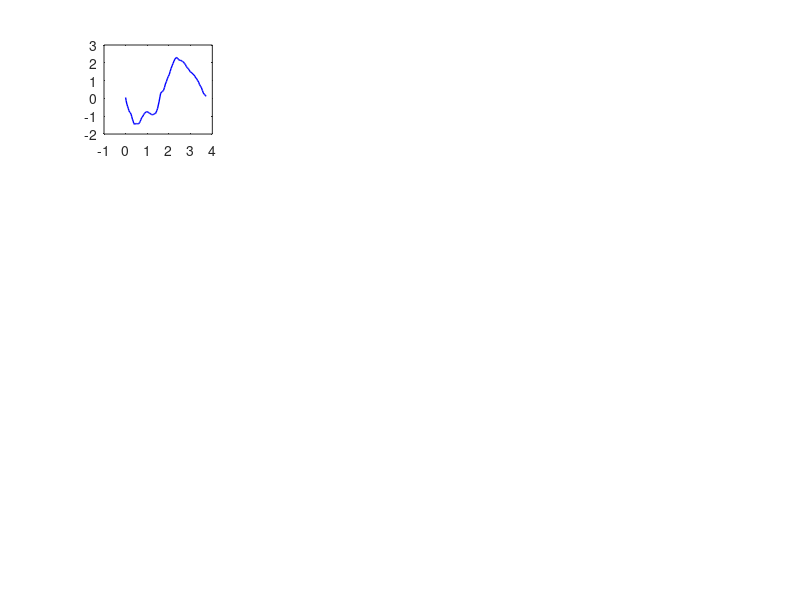

The MATLAB source for this figure: (Note: this script raises an error after producing the figure.)
close all; clear all; clc
atWork = 0;
print_on = 1;

colorBlue = '#0000FF';
colorRed = '#FF0000';
colorBlack = '#000000';
colorGreen = '#009A17';
colorOrange = '#FF6600';
pt = 1.0;
FS = 8;

%% Plot Setup:
if atWork == 1
    figPos1 = [-1900, 100, 600, 700]; % Work
    figPos2 = [-1250, 400, 600, 600];
    figPos3 = [-600, 400, 600, 600];
    figPos4 = [-1900, 100, 600, 600];
    figPos5 = [-1250, 100, 600, 600];
    figPos6 = [-600, 100, 600, 300];
else
    figPos1 = [-1900, 150, 600, 700]; % Home
    figPos2 = [-1250, 500, 600, 600];
    figPos3 = [-600, 500, 600, 600];
    figPos4 = [-1900, 150, 600, 600];
    figPos5 = [-1250, 150, 600, 600];
    figPos6 = [-600, 150, 600, 300];
end

%%
load young_results.mat
load old_results.mat
load FL_results.mat
load NFL_results.mat

youngIndex = 3;
oldIndex = 4;
NFLIndex = 3;
FLIndex = 2;

tlim = [0 4];
qlim = [-1.5 1.5];
young.index = 2;
old.index = 2;
NFL.index = 2;
FL.index = 2;
young.work = young.work_resistance_dV_Array;
old.work = old.work_resistance_dV_Array;
NFL.work = NFL.work_resistance_dV_Array;
FL.work = FL.work_resistance_dV_Array;

%%
figure('Position',figPos1)
% young
subplot(4,4,1)
plot(young.time,young.pressure(young.index,:),'Color',colorBlue,'Linewidth',pt,'Linestyle','-'); hold on
plot(young.time(1:young.exp_point(young.index)-1),young.Peff_Array{1, young.index},'Color',colorRed,'Linewidth',pt,'Linestyle','-.')
plot(young.time,-young.R1insp(young.index)*young.flow(young.index,:),'Color',colorBlack,'Linewidth',pt,'Linestyle','--')
plot(young.time(young.exp_point(young.index):end),-young.resistance(young.index,young.exp_point(young.index):end).*young.flow(young.index,young.exp_point(young.index):end),'Color',colorRed,'Linewidth',pt,'Linestyle','--')
xlabel('t (s)')
ylabel('P (cmH_2O)')
leg1 = legend('P_{alv}','P_{eff}','R_{1,insp} Q','R_{2} \Phi Q','FontSize',12,...
    'Orientation','horizontal');
legend boxoff
leg1.Position(1:2) = [.28 .24];
xlim(tlim)
ylim([-15 15])
grid on
set(gca,'FontSize',FS);
subplot(4,4,5)
plot(young.time,young.flow(young.index,:),'Color',colorBlue,'Linewidth',pt,'Linestyle','-'); hold on
xlabel('t (s)')
ylabel('Q (L/s)')
xlim(tlim)
ylim(qlim)
grid on
set(gca,'FontSize',FS);
subplot(4,4,9)
plot(young.time,young.volume(young.index,:),'Color',colorGreen,'Linewidth',pt,'Linestyle','-'); hold on
xlabel('t (s)')
ylabel('V (L/s)')
xlim(tlim)
ylim([0 1.8])
grid on
set(gca,'FontSize',FS);

% old
subplot(4,4,2)
plot(old.time,old.pressure(old.index,:),'Color',colorBlue,'Linewidth',pt,'Linestyle','-'); hold on
plot(old.time(1:old.exp_point(old.index)-1),old.Peff_Array{1, old.index},'Color',colorRed,'Linewidth',pt,'Linestyle','-.')
plot(old.time,-old.R1insp(old.index)*old.flow(old.index,:),'Color',colorBlack,'Linewidth',pt,'Linestyle','--')
plot(old.time(old.exp_point(old.index):end),-old.resistance(old.index,old.exp_point(old.index):end).*old.flow(old.index,old.exp_point(old.index):end),'Color',colorRed,'Linewidth',pt,'Linestyle','--')
xlabel('t (s)')
ylabel('P (cmH_2O)')
xlim(tlim)
ylim([-15 15])
grid on
set(gca,'FontSize',FS);
subplot(4,4,6)
plot(old.time,old.flow(old.index,:),'Color',colorBlue,'Linewidth',pt,'Linestyle','-'); hold on
xlabel('t (s)')
ylabel('Q (L/s)')
xlim(tlim)
ylim(qlim)
grid on
set(gca,'FontSize',FS);
subplot(4,4,10)
plot(old.time,old.volume(old.index,:),'Color',colorGreen,'Linewidth',pt,'Linestyle','-'); hold on
xlabel('t (s)')
ylabel('V (L/s)')
xlim(tlim)
ylim([0 1.8])
grid on
set(gca,'FontSize',FS);


% NFL
subplot(4,4,3)
plot(NFL.time,NFL.pressure(NFL.index,:),'Color',colorBlue,'Linewidth',pt,'Linestyle','-'); hold on
plot(NFL.time(1:NFL.exp_point(NFL.index)-1),NFL.Peff_Array{1, NFL.index},'Color',colorRed,'Linewidth',pt,'Linestyle','-.')
plot(NFL.time,-NFL.R1insp(NFL.index)*NFL.flow(NFL.index,:),'Color',colorBlack,'Linewidth',pt,'Linestyle','--')
plot(NFL.time(NFL.exp_point(NFL.index):end),-NFL.resistance(NFL.index,NFL.exp_point(NFL.index):end).*NFL.flow(NFL.index,NFL.exp_point(NFL.index):end),'Color',colorRed,'Linewidth',pt,'Linestyle','--')
xlabel('t (s)')
ylabel('P_{alv} (cmH_2O)')
xlim(tlim)
ylim([-15 15])
grid on
set(gca,'FontSize',FS);
subplot(4,4,7)
plot(NFL.time,NFL.flow(NFL.index,:),'Color',colorBlue,'Linewidth',pt,'Linestyle','-'); hold on
xlabel('t (s)')
ylabel('Q (L/s)')
xlim(tlim)
ylim(qlim)
grid on
set(gca,'FontSize',FS);
subplot(4,4,11)
plot(NFL.time,NFL.volume(NFL.index,:),'Color',colorGreen,'Linewidth',pt,'Linestyle','-'); hold on
xlabel('t (s)')
ylabel('V (L/s)')
xlim(tlim)
ylim([0 1.8])
grid on
set(gca,'FontSize',FS);


% FL
subplot(4,4,4)
plot(FL.time,FL.pressure(FL.index,:),'Color',colorBlue,'Linewidth',pt,'Linestyle','-'); hold on
plot(FL.time(1:FL.exp_point(FL.index)-1),FL.Peff_Array{1, FL.index},'Color',colorRed,'Linewidth',pt,'Linestyle','-.')
plot(FL.time,-FL.R1insp(FL.index)*FL.flow(FL.index,:),'Color',colorBlack,'Linewidth',pt,'Linestyle','--')
plot(FL.time(FL.exp_point(FL.index):end),-FL.resistance(FL.index,FL.exp_point(FL.index):end).*FL.flow(FL.index,FL.exp_point(FL.index):end),'Color',colorRed,'Linewidth',pt,'Linestyle','--')
xlabel('t (s)')
ylabel('P_{alv} (cmH_2O)')
xlim(tlim)
ylim([-15 15])
grid on
set(gca,'FontSize',FS);
subplot(4,4,8)
plot(FL.time,FL.flow(FLIndex,:),'Color',colorBlue,'Linewidth',pt,'Linestyle','-'); hold on
xlabel('t (s)')
ylabel('Q (L/s)')
xlim(tlim)
ylim(qlim)
grid on
set(gca,'FontSize',FS);
subplot(4,4,12)
plot(FL.time,FL.volume(FL.index,:),'Color',colorGreen,'Linewidth',pt,'Linestyle','-'); hold on
xlabel('t (s)')
ylabel('V (L/s)')
xlim(tlim)
ylim([0 1.8])
grid on
set(gca,'FontSize',FS);




titleSettings = {'HorizontalAlignment','center','EdgeColor','none','FontSize',12};
annotation('textbox','Position',[0.0 0.1 0.440 0.880],'String','young',titleSettings{:})

titleSettings = {'HorizontalAlignment','center','EdgeColor','none','FontSize',12};
annotation('textbox','Position',[0.0 0.1 0.86 0.880],'String','old',titleSettings{:})

titleSettings = {'HorizontalAlignment','center','EdgeColor','none','FontSize',12};
annotation('textbox','Position',[0.0 0.1 1.28 0.880],'String','NFL',titleSettings{:})

titleSettings = {'HorizontalAlignment','center','EdgeColor','none','FontSize',12};
annotation('textbox','Position',[0.0 0.1 1.700 0.880],'String','FL',titleSettings{:})

% titleSettings = {'HorizontalAlignment','center','EdgeColor','none','FontSize',12};
% annotation('textbox','Position',[0.0 0.1 1.230 0.880],'String','NFL',titleSettings{:})
% 
% titleSettings = {'HorizontalAlignment','center','EdgeColor','none','FontSize',12};
% annotation('textbox','Position',[0.0 0.1 1.630 0.880],'String','FL',titleSettings{:})
%        
if print_on ==1
    print('-r400','-dpng','P_Q_R_RQ_work.png');
else 
end


       
